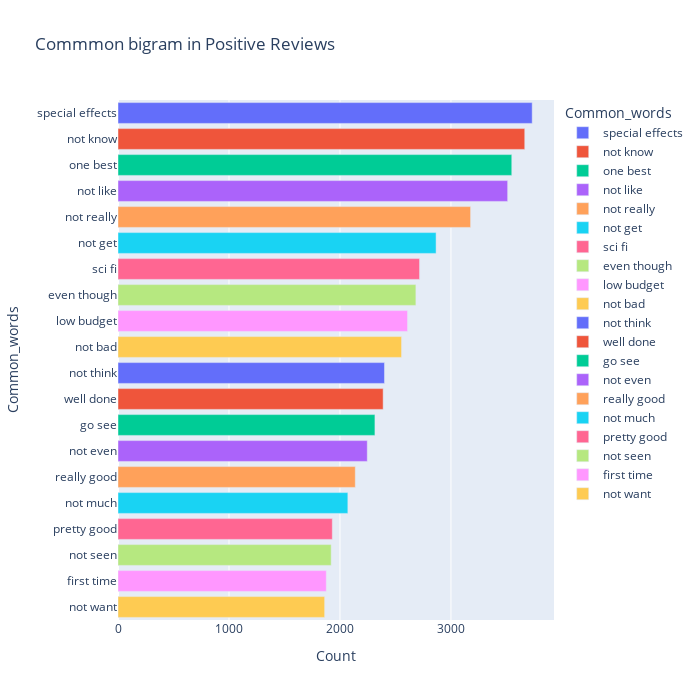

Source (notebook cell):
### Code cell
most_common_bi = get_top_text_ngrams(df.Reviews_clean[df['Ratings']>=7],20,2)
most_common_bi = dict(most_common_bi)
temp = pd.DataFrame(columns = ["Common_words" , 'Count'])
temp["Common_words"] = list(most_common_bi.keys())
temp["Count"] = list(most_common_bi.values())
fig = px.bar(temp, x="Count", y="Common_words", title='Commmon bigram in Positive Reviews', orientation='h', 
             width=700, height=700,color='Common_words')
fig.show()

### Figure 1 — Plotly figure (JSON) as saved in the notebook; plotly's stock layout.template omitted (floating-point values rounded to 4 significant figures)
{"data": [{"alignmentgroup": "True", "hovertemplate": "Common_words=%{y}<br>Count=%{x}<extra></extra>", "legendgroup": "special effects", "marker": {"color": "#636efa", "pattern": {"shape": ""}}, "name": "special effects", "offsetgroup": "special effects", "orientation": "h", "showlegend": true, "textposition": "auto", "type": "bar", "x": [3732], "xaxis": "x", "y": ["special effects"], "yaxis": "y"}, {"alignmentgroup": "True", "hovertemplate": "Common_words=%{y}<br>Count=%{x}<extra></extra>", "legendgroup": "not know", "marker": {"color": "#EF553B", "pattern": {"shape": ""}}, "name": "not know", "offsetgroup": "not know", "orientation": "h", "showlegend": true, "textposition": "auto", "type": "bar", "x": [3665], "xaxis": "x", "y": ["not know"], "yaxis": "y"}, {"alignmentgroup": "True", "hovertemplate": "Common_words=%{y}<br>Count=%{x}<extra></extra>", "legendgroup": "one best", "marker": {"color": "#00cc96", "pattern": {"shape": ""}}, "name": "one best", "offsetgroup": "one best", "orientation": "h", "showlegend": true, "textposition": "auto", "type": "bar", "x": [3548], "xaxis": "x", "y": ["one best"], "yaxis": "y"}, {"alignmentgroup": "True", "hovertemplate": "Common_words=%{y}<br>Count=%{x}<extra></extra>", "legendgroup": "not like", "marker": {"color": "#ab63fa", "pattern": {"shape": ""}}, "name": "not like", "offsetgroup": "not like", "orientation": "h", "showlegend": true, "textposition": "auto", "type": "bar", "x": [3511], "xaxis": "x", "y": ["not like"], "yaxis": "y"}, {"alignmentgroup": "True", "hovertemplate": "Common_words=%{y}<br>Count=%{x}<extra></extra>", "legendgroup": "not really", "marker": {"color": "#FFA15A", "pattern": {"shape": ""}}, "name": "not really", "offsetgroup": "not really", "orientation": "h", "showlegend": true, "textposition": "auto", "type": "bar", "x": [3177], "xaxis": "x", "y": ["not really"], "yaxis": "y"}, {"alignmentgroup": "True", "hovertemplate": "Common_words=%{y}<br>Count=%{x}<extra></extra>", "legendgroup": "not get", "marker": {"color": "#19d3f3", "pattern": {"shape": ""}}, "name": "not get", "offsetgroup": "not get", "orientation": "h", "showlegend": true, "textposition": "auto", "type": "bar", "x": [2866], "xaxis": "x", "y": ["not get"], "yaxis": "y"}, {"alignmentgroup": "True", "hovertemplate": "Common_words=%{y}<br>Count=%{x}<extra></extra>", "legendgroup": "sci fi", "marker": {"color": "#FF6692", "pattern": {"shape": ""}}, "name": "sci fi", "offsetgroup": "sci fi", "orientation": "h", "showlegend": true, "textposition": "auto", "type": "bar", "x": [2717], "xaxis": "x", "y": ["sci fi"], "yaxis": "y"}, {"alignmentgroup": "True", "hovertemplate": "Common_words=%{y}<br>Count=%{x}<extra></extra>", "legendgroup": "even though", "marker": {"color": "#B6E880", "pattern": {"shape": ""}}, "name": "even though", "offsetgroup": "even though", "orientation": "h", "showlegend": true, "textposition": "auto", "type": "bar", "x": [2684], "xaxis": "x", "y": ["even though"], "yaxis": "y"}, {"alignmentgroup": "True", "hovertemplate": "Common_words=%{y}<br>Count=%{x}<extra></extra>", "legendgroup": "low budget", "marker": {"color": "#FF97FF", "pattern": {"shape": ""}}, "name": "low budget", "offsetgroup": "low budget", "orientation": "h", "showlegend": true, "textposition": "auto", "type": "bar", "x": [2609], "xaxis": "x", "y": ["low budget"], "yaxis": "y"}, {"alignmentgroup": "True", "hovertemplate": "Common_words=%{y}<br>Count=%{x}<extra></extra>", "legendgroup": "not bad", "marker": {"color": "#FECB52", "pattern": {"shape": ""}}, "name": "not bad", "offsetgroup": "not bad", "orientation": "h", "showlegend": true, "textposition": "auto", "type": "bar", "x": [2555], "xaxis": "x", "y": ["not bad"], "yaxis": "y"}, {"alignmentgroup": "True", "hovertemplate": "Common_words=%{y}<br>Count=%{x}<extra></extra>", "legendgroup": "not think", "marker": {"color": "#636efa", "pattern": {"shape": ""}}, "name": "not think", "offsetgroup": "not think", "orientation": "h", "showlegend": true, "textposition": "auto", "type": "bar", "x": [2401], "xaxis": "x", "y": ["not think"], "yaxis": "y"}, {"alignmentgroup": "True", "hovertemplate": "Common_words=%{y}<br>Count=%{x}<extra></extra>", "legendgroup": "well done", "marker": {"color": "#EF553B", "pattern": {"shape": ""}}, "name": "well done", "offsetgroup": "well done", "orientation": "h", "showlegend": true, "textposition": "auto", "type": "bar", "x": [2389], "xaxis": "x", "y": ["well done"], "yaxis": "y"}, {"alignmentgroup": "True", "hovertemplate": "Common_words=%{y}<br>Count=%{x}<extra></extra>", "legendgroup": "go see", "marker": {"color": "#00cc96", "pattern": {"shape": ""}}, "name": "go see", "offsetgroup": "go see", "orientation": "h", "showlegend": true, "textposition": "auto", "type": "bar", "x": [2315], "xaxis": "x", "y": ["go see"], "yaxis": "y"}, {"alignmentgroup": "True", "hovertemplate": "Common_words=%{y}<br>Count=%{x}<extra></extra>", "legendgroup": "not even", "marker": {"color": "#ab63fa", "pattern": {"shape": ""}}, "name": "not even", "offsetgroup": "not even", "orientation": "h", "showlegend": true, "textposition": "auto", "type": "bar", "x": [2246], "xaxis": "x", "y": ["not even"], "yaxis": "y"}, {"alignmentgroup": "True", "hovertemplate": "Common_words=%{y}<br>Count=%{x}<extra></extra>", "legendgroup": "really good", "marker": {"color": "#FFA15A", "pattern": {"shape": ""}}, "name": "really good", "offsetgroup": "really good", "orientation": "h", "showlegend": true, "textposition": "auto", "type": "bar", "x": [2138], "xaxis": "x", "y": ["really good"], "yaxis": "y"}, {"alignmentgroup": "True", "hovertemplate": "Common_words=%{y}<br>Count=%{x}<extra></extra>", "legendgroup": "not much", "marker": {"color": "#19d3f3", "pattern": {"shape": ""}}, "name": "not much", "offsetgroup": "not much", "orientation": "h", "showlegend": true, "textposition": "auto", "type": "bar", "x": [2071], "xaxis": "x", "y": ["not much"], "yaxis": "y"}, {"alignmentgroup": "True", "hovertemplate": "Common_words=%{y}<br>Count=%{x}<extra></extra>", "legendgroup": "pretty good", "marker": {"color": "#FF6692", "pattern": {"shape": ""}}, "name": "pretty good", "offsetgroup": "pretty good", "orientation": "h", "showlegend": true, "textposition": "auto", "type": "bar", "x": [1931], "xaxis": "x", "y": ["pretty good"], "yaxis": "y"}, {"alignmentgroup": "True", "hovertemplate": "Common_words=%{y}<br>Count=%{x}<extra></extra>", "legendgroup": "not seen", "marker": {"color": "#B6E880", "pattern": {"shape": ""}}, "name": "not seen", "offsetgroup": "not seen", "orientation": "h", "showlegend": true, "textposition": "auto", "type": "bar", "x": [1921], "xaxis": "x", "y": ["not seen"], "yaxis": "y"}, {"alignmentgroup": "True", "hovertemplate": "Common_words=%{y}<br>Count=%{x}<extra></extra>", "legendgroup": "first time", "marker": {"color": "#FF97FF", "pattern": {"shape": ""}}, "name": "first time", "offsetgroup": "first time", "orientation": "h", "showlegend": true, "textposition": "auto", "type": "bar", "x": [1877], "xaxis": "x", "y": ["first time"], "yaxis": "y"}, {"alignmentgroup": "True", "hovertemplate": "Common_words=%{y}<br>Count=%{x}<extra></extra>", "legendgroup": "not want", "marker": {"color": "#FECB52", "pattern": {"shape": ""}}, "name": "not want", "offsetgroup": "not want", "orientation": "h", "showlegend": true, "textposition": "auto", "type": "bar", "x": [1862], "xaxis": "x", "y": ["not want"], "yaxis": "y"}], "layout": {"barmode": "relative", "height": 700, "legend": {"title": {"text": "Common_words"}, "tracegroupgap": 0}, "title": {"text": "Commmon bigram in Positive Reviews"}, "width": 700, "xaxis": {"anchor": "y", "domain": [0, 1], "title": {"text": "Count"}}, "yaxis": {"anchor": "x", "categoryarray": ["not want", "first time", "not seen", "pretty good", "not much", "really good", "not even", "go see", "well done", "not think", "not bad", "low budget", "even though", "sci fi", "not get", "not really", "not like", "one best", "not know", "special effects"], "categoryorder": "array", "domain": [0, 1], "title": {"text": "Common_words"}}}}
